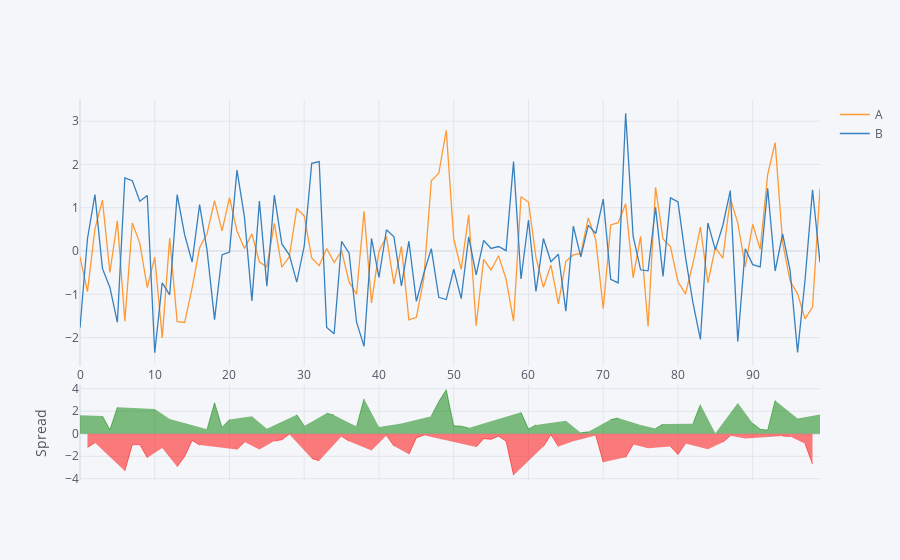

Notebook source saved alongside this figure:
### Markdown cell above
### Spread

### Code cell
import numpy
df[['A','B']].iplot(kind='spread')

### Figure 1 — Plotly figure (JSON) as saved in the notebook; plotly's stock layout.template omitted (floating-point values rounded to 4 significant figures)
{"data": [{"line": {"color": "rgba(255, 153, 51, 1.0)", "dash": "solid", "shape": "linear", "width": 1.3}, "mode": "lines", "name": "A", "text": "", "type": "scatter", "x": [0, 1, 2, 3, 4, 5, 6, 7, 8, 9, 10, 11, 12, 13, 14, 15, 16, 17, 18, 19, 20, 21, 22, 23, 24, 25, 26, 27, 28, 29, 30, 31, 32, 33, 34, 35, 36, 37, 38, 39, 40, 41, 42, 43, 44, 45, 46, 47, 48, 49, 50, 51, 52, 53, 54, 55, 56, 57, 58, 59, 60, 61, 62, 63, 64, 65, 66, 67, 68, 69, 70, 71, 72, 73, 74, 75, 76, 77, 78, 79, 80, 81, 82, 83, 84, 85, 86, 87, 88, 89, 90, 91, 92, 93, 94, 95, 96, 97, 98, 99], "y": [-0.1336, -0.9388, 0.5117, 1.178, -0.4958, 0.7007, -1.619, 0.6472, 0.1838, -0.8434, -0.1423, -2.008, 0.2976, -1.633, -1.652, -0.854, 0.07537, 0.4031, 1.166, 0.4642, 1.232, 0.4642, 0.05737, 0.3959, -0.254, -0.3626, 0.6413, -0.37, -0.1341, 0.9817, 0.8106, -0.1621, -0.3391, 0.05747, -0.2648, 0.002458, -0.7148, -0.9996, 0.9185, -1.199, -0.001485, 0.3345, -0.7659, 0.106, -1.592, -1.531, -0.6367, 1.623, 1.797, 2.79, 0.2799, -0.4241, 0.8388, -1.727, -0.1936, -0.4368, -0.1078, -0.6502, -1.622, 1.255, 1.131, -0.1477, -0.8368, -0.3244, -1.22, -0.2381, -0.08972, -0.05568, 0.7667, 0.2585, -1.335, 0.6041, 0.6532, 1.09, -0.6137, 0.3379, -1.739, 1.47, 0.2767, 0.09627, -0.7125, -0.9907, -0.2946, 0.5505, -0.7328, 0.07719, -0.1652, 1.214, 0.6498, -0.3667, 0.6143, 0.04027, 1.765, 2.505, 0.1948, -0.6954, -0.9888, -1.567, -1.297, 1.442]}, {"line": {"color": "rgba(55, 128, 191, 1.0)", "dash": "solid", "shape": "linear", "width": 1.3}, "mode": "lines", "name": "B", "text": "", "type": "scatter", "x": [0, 1, 2, 3, 4, 5, 6, 7, 8, 9, 10, 11, 12, 13, 14, 15, 16, 17, 18, 19, 20, 21, 22, 23, 24, 25, 26, 27, 28, 29, 30, 31, 32, 33, 34, 35, 36, 37, 38, 39, 40, 41, 42, 43, 44, 45, 46, 47, 48, 49, 50, 51, 52, 53, 54, 55, 56, 57, 58, 59, 60, 61, 62, 63, 64, 65, 66, 67, 68, 69, 70, 71, 72, 73, 74, 75, 76, 77, 78, 79, 80, 81, 82, 83, 84, 85, 86, 87, 88, 89, 90, 91, 92, 93, 94, 95, 96, 97, 98, 99], "y": [-1.771, 0.2837, 1.304, -0.4009, -0.8421, -1.647, 1.691, 1.625, 1.149, 1.282, -2.349, -0.7341, -1.015, 1.302, 0.3722, -0.2538, 1.073, 0.01331, -1.585, -0.08844, -0.02523, 1.868, 0.7902, -1.151, 1.153, -0.8118, 1.292, 0.1631, -0.08777, -0.717, 0.1155, 2.028, 2.068, -1.768, -1.912, 0.2243, -0.05078, -1.645, -2.203, 0.2909, -0.6099, 0.4911, 0.3276, -0.8081, 0.2262, -1.164, -0.514, 0.05652, -1.068, -1.121, -0.4212, -1.098, 0.3294, -0.55, 0.2439, 0.06022, 0.1034, 0.008214, 2.067, -0.6463, 0.7164, -0.9353, 0.2884, -0.2475, -0.07613, -1.389, 0.5765, -0.1374, 0.5969, 0.404, 1.201, -0.6561, -0.7367, 3.182, 0.3414, -0.4337, -0.4582, 1.01, -0.5871, 1.228, 1.134, -0.1333, -1.194, -2.044, 0.6486, 0.02704, 0.5899, 1.396, -2.092, 0.0526, -0.315, -0.365, 1.451, -0.4616, 0.3976, -0.4479, -2.342, -0.6694, 1.412, -0.2622]}, {"connectgaps": false, "fill": "tozeroy", "line": {"color": "green", "dash": "solid", "shape": "linear", "width": 0.5}, "mode": "lines", "name": "Spread", "showlegend": false, "type": "scatter", "x": [0, 1, 2, 3, 4, 5, 6, 7, 8, 9, 10, 11, 12, 13, 14, 15, 16, 17, 18, 19, 20, 21, 22, 23, 24, 25, 26, 27, 28, 29, 30, 31, 32, 33, 34, 35, 36, 37, 38, 39, 40, 41, 42, 43, 44, 45, 46, 47, 48, 49, 50, 51, 52, 53, 54, 55, 56, 57, 58, 59, 60, 61, 62, 63, 64, 65, 66, 67, 68, 69, 70, 71, 72, 73, 74, 75, 76, 77, 78, 79, 80, 81, 82, 83, 84, 85, 86, 87, 88, 89, 90, 91, 92, 93, 94, 95, 96, 97, 98, 99], "xaxis": "x2", "y": [1.638, "", "", 1.579, 0.3464, 2.347, "", "", "", "", 2.207, "", 1.313, "", "", "", "", 0.3898, 2.751, 0.5527, 1.257, "", "", 1.547, "", 0.4491, "", "", "", 1.699, 0.6952, "", "", 1.825, 1.647, "", "", 0.6457, 3.121, "", 0.6084, "", "", 0.9141, "", "", "", 1.566, 2.865, 3.911, 0.7011, 0.6744, 0.5094, "", "", "", "", "", "", 1.901, 0.4148, 0.7876, "", "", "", 1.151, "", 0.08176, 0.1698, "", "", 1.26, 1.39, "", "", 0.7716, "", 0.4607, 0.8638, "", "", "", 0.8993, 2.594, "", 0.05015, "", "", 2.742, "", 0.9293, 0.4053, 0.3144, 2.966, "", "", 1.353, "", "", 1.704], "yaxis": "y2"}, {"connectgaps": false, "fill": "tozeroy", "line": {"color": "red", "dash": "solid", "shape": "linear", "width": 0.5}, "mode": "lines", "name": "Spread", "showlegend": false, "type": "scatter", "x": [0, 1, 2, 3, 4, 5, 6, 7, 8, 9, 10, 11, 12, 13, 14, 15, 16, 17, 18, 19, 20, 21, 22, 23, 24, 25, 26, 27, 28, 29, 30, 31, 32, 33, 34, 35, 36, 37, 38, 39, 40, 41, 42, 43, 44, 45, 46, 47, 48, 49, 50, 51, 52, 53, 54, 55, 56, 57, 58, 59, 60, 61, 62, 63, 64, 65, 66, 67, 68, 69, 70, 71, 72, 73, 74, 75, 76, 77, 78, 79, 80, 81, 82, 83, 84, 85, 86, 87, 88, 89, 90, 91, 92, 93, 94, 95, 96, 97, 98, 99], "xaxis": "x2", "y": ["", -1.223, -0.7923, "", "", "", -3.31, -0.9777, -0.9648, -2.125, "", -1.274, "", -2.935, -2.024, -0.6002, -0.998, "", "", "", "", -1.404, -0.7328, "", -1.407, "", -0.6504, -0.5331, -0.04633, "", "", -2.19, -2.407, "", "", -0.2219, -0.664, "", "", -1.49, "", -0.1566, -1.094, "", -1.818, -0.3669, -0.1227, "", "", "", "", "", "", -1.177, -0.4375, -0.4971, -0.2112, -0.6585, -3.689, "", "", "", -1.125, -0.07687, -1.144, "", -0.6662, "", "", -0.1455, -2.536, "", "", -2.092, -0.9551, "", -1.281, "", "", -1.132, -1.847, -0.8574, "", "", -1.381, "", -0.7551, -0.182, "", -0.4193, "", "", "", "", -0.2028, -0.2475, "", -0.8973, -2.709, ""], "yaxis": "y2"}], "layout": {"hovermode": "x", "legend": {"bgcolor": "#F5F6F9", "font": {"color": "#4D5663"}}, "paper_bgcolor": "#F5F6F9", "plot_bgcolor": "#F5F6F9", "title": {"font": {"color": "#4D5663"}}, "xaxis": {"gridcolor": "#E1E5ED", "showgrid": true, "tickfont": {"color": "#4D5663"}, "title": {"font": {"color": "#4D5663"}, "text": ""}, "zerolinecolor": "#E1E5ED"}, "xaxis2": {"anchor": "y2", "gridcolor": "#E1E5ED", "showgrid": true, "showticklabels": false, "tickfont": {"color": "#4D5663"}, "title": {"font": {"color": "#4D5663"}, "text": ""}, "zerolinecolor": "#E1E5ED"}, "yaxis": {"domain": [0.3, 1], "gridcolor": "#E1E5ED", "showgrid": true, "tickfont": {"color": "#4D5663"}, "title": {"font": {"color": "#4D5663"}, "text": ""}, "zerolinecolor": "#E1E5ED"}, "yaxis2": {"domain": [0, 0.25], "gridcolor": "#E1E5ED", "showgrid": true, "tickfont": {"color": "#4D5663"}, "title": {"font": {"color": "#4D5663"}, "text": "Spread"}, "zerolinecolor": "#E1E5ED"}}}
